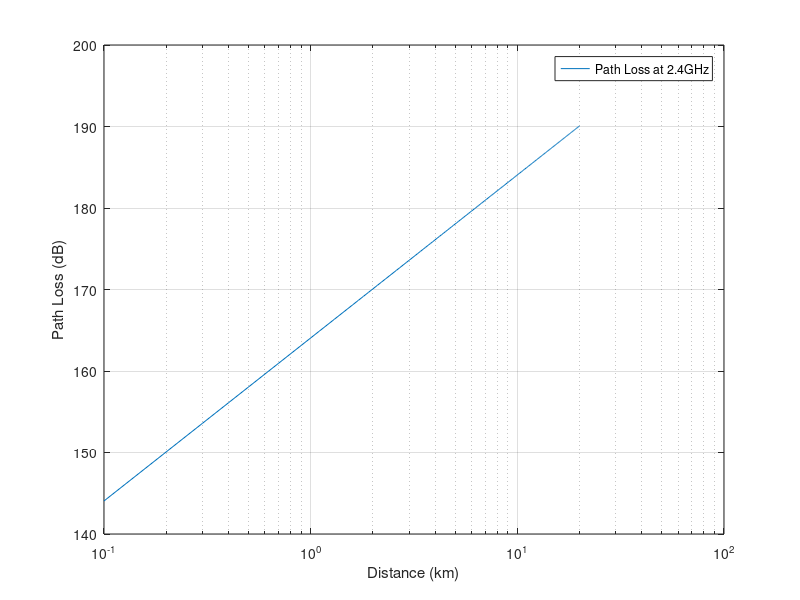

Write the MATLAB code that produced this figure.
clear; clc; close all;

% Distance to calculate over
%
R = 0:.1:20;% Distance travel in km
f = 2.4E9; % Operating frequency
Ku = 32.45; % Constant depending on units of R
G1 = 13; % Gain of the attenna
G2 = G1;
TxP = 6 % 6db Router Power + 


% Path Loss Source MILLIGAN 2005
%
ydB = Ku+mag2db(R*f)-G1-G2; % RG-213
ydBm = ydB - 30;

% Plot Results
%
semilogx(R,ydBm);
grid on;
ylabel('Path Loss (dB)');
xlabel('Distance (km)');
legend('Path Loss at 2.4GHz')


